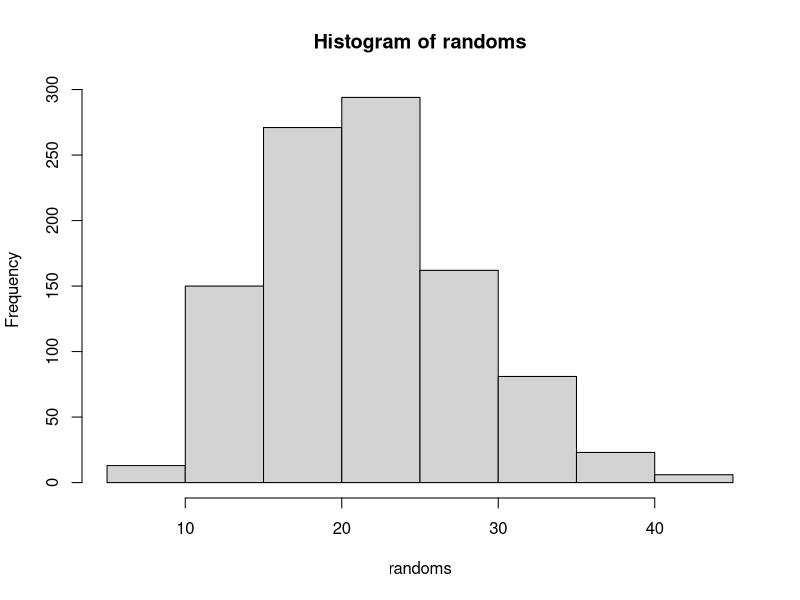

Source code (R):
degrees_freedom = 11;

k = degrees_freedom-1/2;

u_vector<-vector();

index = 1;

num_var = 1000;

randoms <- vector();

while(index <= num_var) {


	index1 = 1;

	while(index1 <=k) {

		u_vector[index1] = runif(1,0,1);
		
		index1 = index1 + 1;

	
	}

	productu = -1*2*log(prod(u_vector));

      u1 = runif(1,0,1);
	u2 = runif(1,0,1);

	temp1 = sqrt(-2*log(u1));

	temp2= 2*pi*u2;

	
	x = temp1*cospi(temp2);
	y = temp1*sinpi(temp2);
	
	z = x;
	
	randoms[index] = z^2 + productu;

	index = index + 1;

}

print(randoms);
hist(randoms);